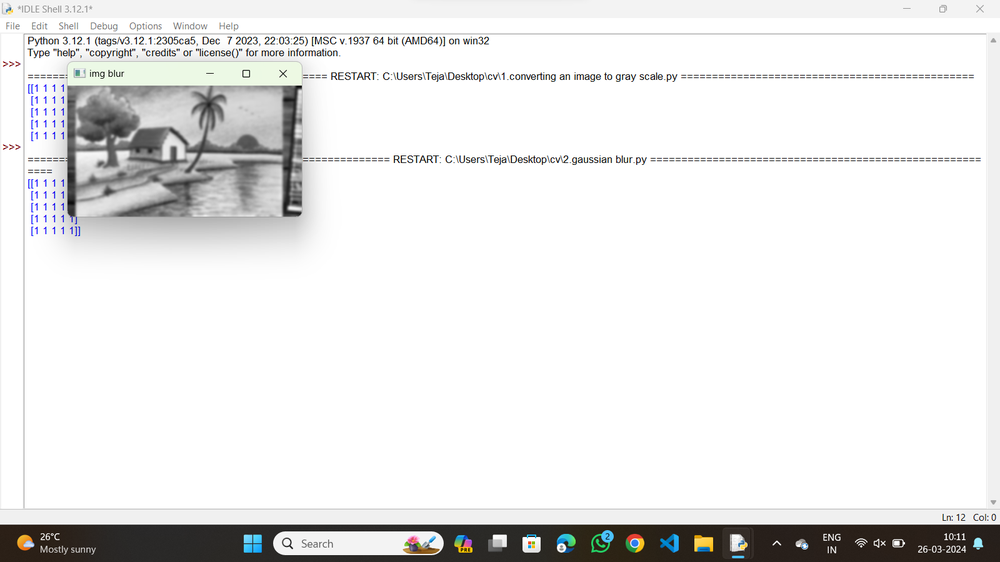
#> input picture OUTPUTS/02.png, 1000 x 562 px, shrunk from 1600 x 900 before the run, given in place of 02.jpg, which was not available
$ python '33.morphological operations using gradient technique.py'
#> lines starting #> are read from the running program, lines starting #| are printed output that depends on the picture
import cv2
import numpy as np
img=cv2.imread(r"C:\Users\Teja\Desktop\cv\input\02.jpg",cv2.IMREAD_GRAYSCALE)
#> img: shape (562, 1000); min 0, max 255, mean 232.5
kernel=np.ones((5,5),np.uint8)
grad=cv2.morphologyEx(img,cv2.MORPH_GRADIENT,kernel)
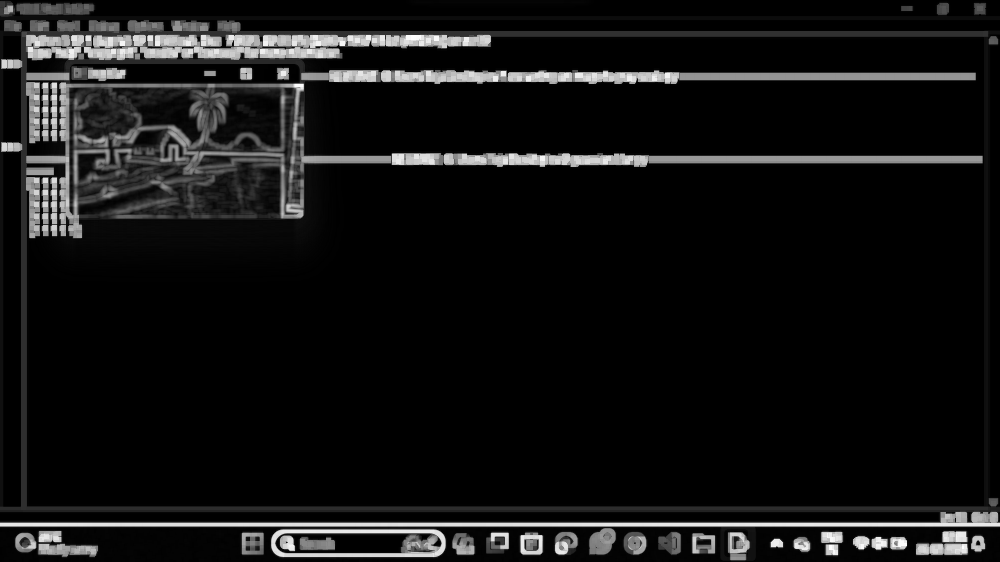
#> grad: shape (562, 1000); min 0, max 254, mean 18.8
cv2.imshow('original',img)
cv2.imshow('gradient',grad)
cv2.waitKey(0)

$ run again, with OUTPUTS/03.png copied over OUTPUTS/02.png
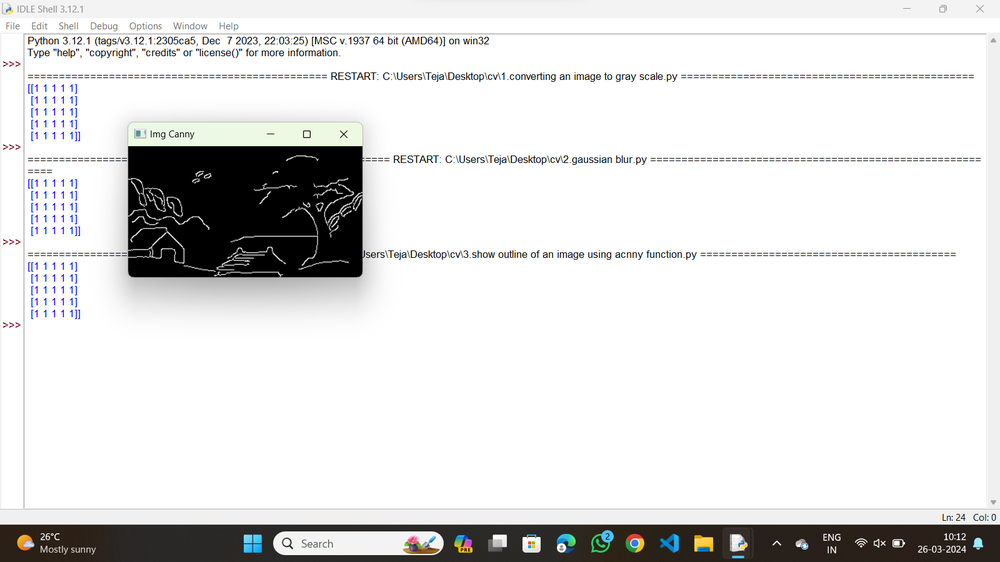
#> input picture OUTPUTS/03.png, 1000 x 562 px, shrunk from 1600 x 900 before the run, given in place of 02.jpg, which was not available
#> `grad=cv2.morphologyEx(img,cv2.MORPH_GRADIENT,kernel)`:
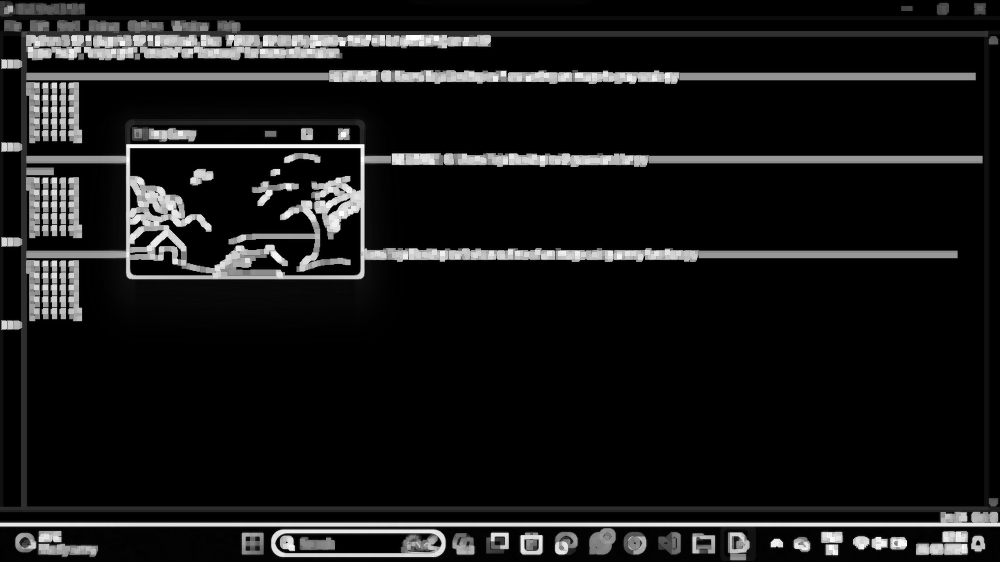
#> grad: shape (562, 1000); min 0, max 255, mean 23.5

$ run again, with OUTPUTS/04.png copied over OUTPUTS/02.png
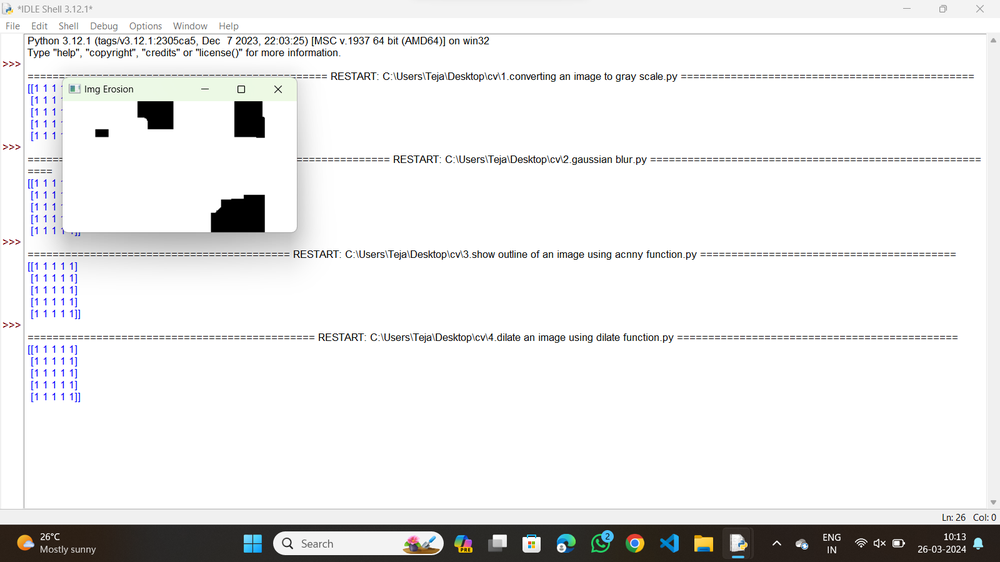
#> input picture OUTPUTS/04.png, 1000 x 562 px, shrunk from 1600 x 900 before the run, given in place of 02.jpg, which was not available
#> `grad=cv2.morphologyEx(img,cv2.MORPH_GRADIENT,kernel)`:
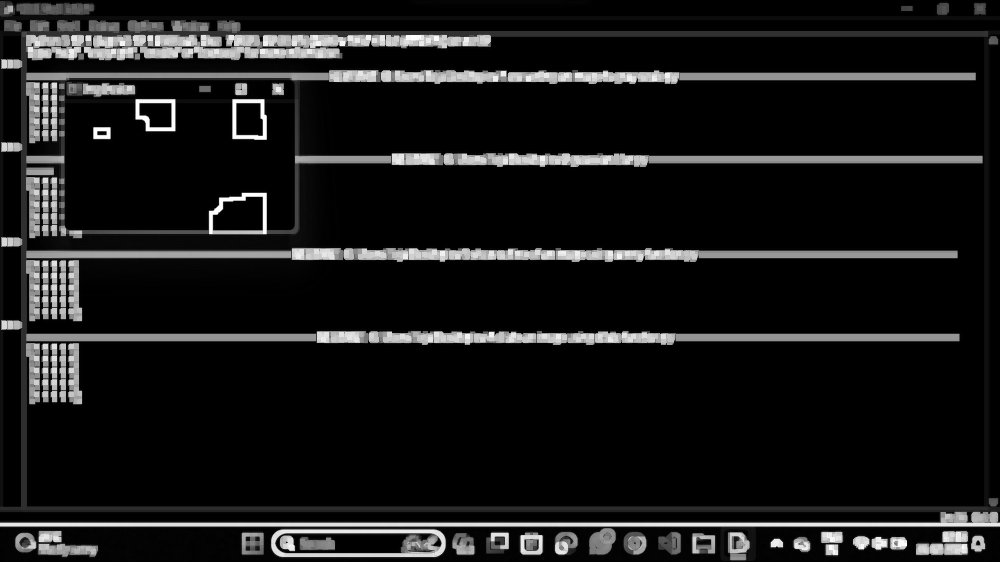
#> grad: shape (562, 1000); min 0, max 255, mean 23.5
